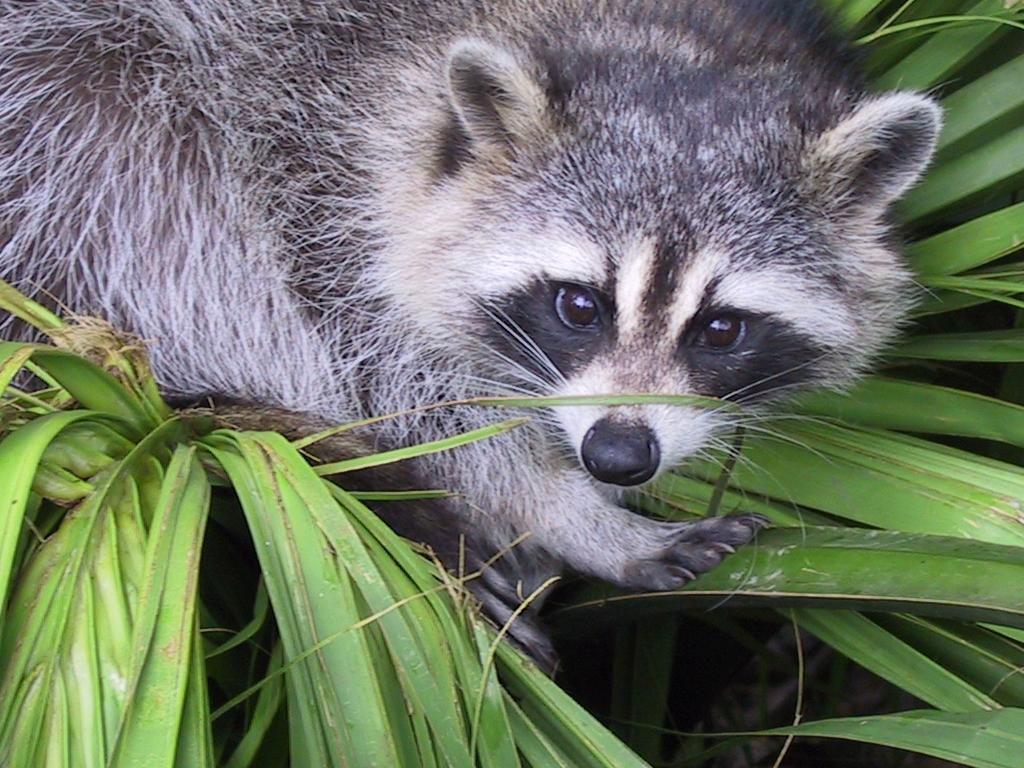
#> input picture Python_1_Array/img/animal.jpeg, 1024 x 768 px
$ python pimp_image.py
#> lines starting #> are read from the running program, lines starting #| are printed output that depends on the picture
### Python_1_Array/ex05/load_image.py
import os
import numpy as np
from PIL import Image


def ft_load(path: str) -> np.array:
    """The ft_load() function loads an image, prints its format
and its pixels content in RGB format."""
#> called with path = '../img/animal.jpeg'

    try:
        if not os.path.isfile(path):
            raise AssertionError("invalid path")
    except Exception as error:
        print(f'{type(error).__name__}: {error}')
        return

    try:
        with Image.open(path) as img:
#> img is the input picture: PIL image 1024x768 RGB; mean R, G, B 110.7, 117.7, 102.1
            img.load()

        print(f'The shape of the image is: { np.shape(img) }')
#| The shape of the image is: (768, 1024, 3)
        return np.asarray(img)
    except Exception as error:
        print(f'{type(error).__name__}: {error}')
        return


# [7 lines left out: function main, not called in this run]


# [2 lines that do not run on import are left out]

### Python_1_Array/ex05/pimp_image.py
from PIL import Image
import numpy as np
import matplotlib.pyplot as plt

from load_image import ft_load


def ft_invert(array: np.array) -> np.array:
    """The ft_invert() function inverts the color of the image \
received."""

    arr = 255 - array
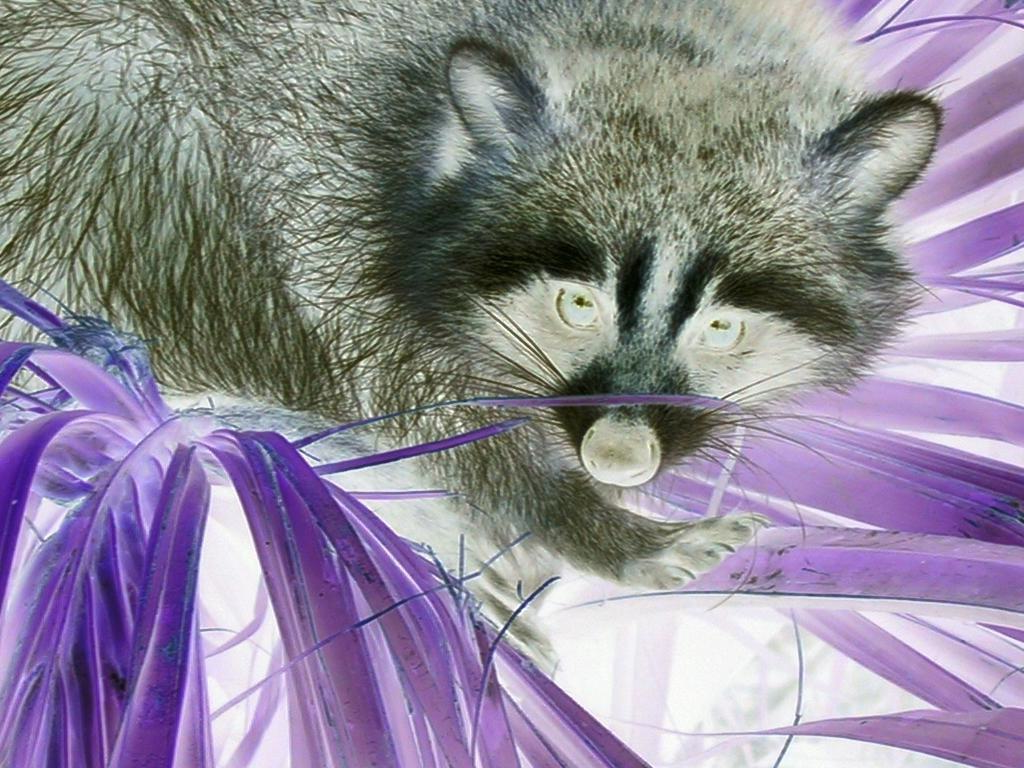
#> arr: shape (768, 1024, 3); mean R, G, B 144.3, 137.3, 152.9
    img = Image.fromarray(arr, "RGB")
    print(arr)
#> (printed output is left out)
    img.show()

    return arr


# [48 lines left out: functions ft_red, ft_green, ft_blue, ft_grey, not called in this run]


def main():
    try:
        pixel_arr = ft_load("../img/animal.jpeg").astype(np.uint8)
        piggy = ft_invert(pixel_arr)

        img = Image.fromarray(piggy, "RGB").crop((455, 110, 850, 490))
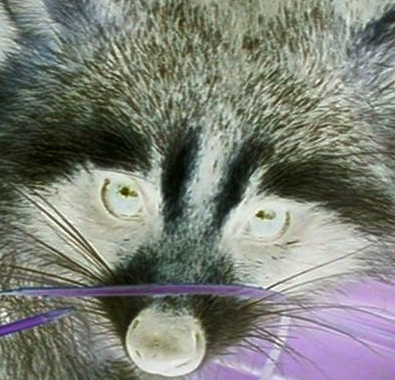
#> img: PIL image 395x380 RGB; mean R, G, B 124.5, 127.6, 118.9
        img = img.convert("L")
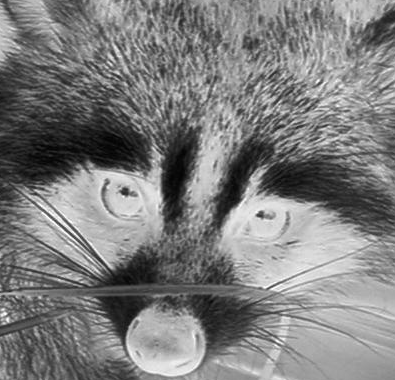
#> img: PIL image 395x380 L; min 2, max 255, mean 125.7
        print(np.asarray(img))
#> (printed output is left out)
        img = img.rotate(180)
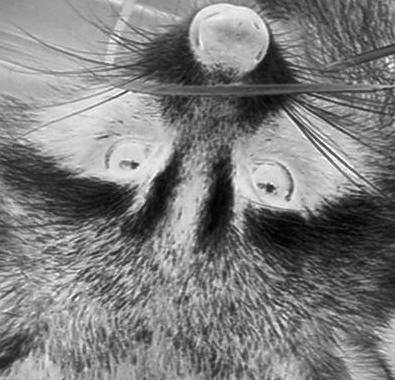
#> img: PIL image 395x380 L; min 2, max 255, mean 125.7
        print(f'New shape after Transpose: { np.shape(img) }')
#| New shape after Transpose: (380, 395)
        print(np.array(img))
#> (printed output is left out)
        plt.imshow(img, cmap='gray', vmin=0, vmax=255)
        plt.show()

    except Exception as error:
        print(f'{type(error).__name__}: {error}')
        print()
    return 0


if __name__ == "__main__":
    main()
